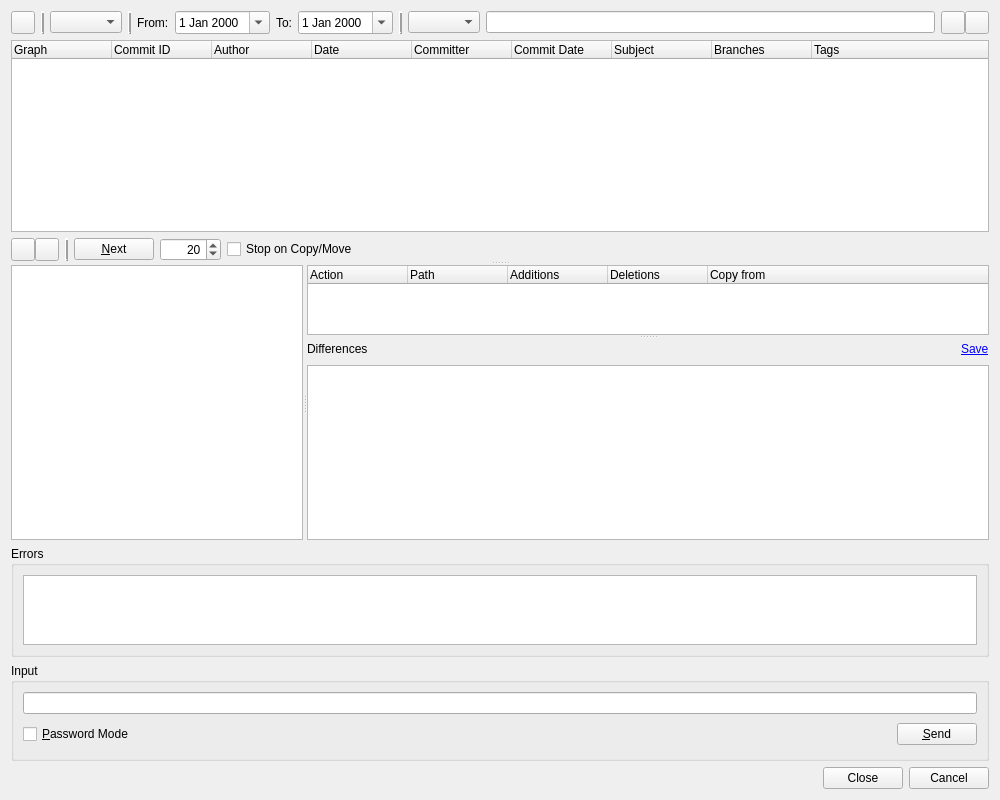
<?xml version="1.0" encoding="UTF-8"?>
<ui version="4.0">
 <class>GitLogBrowserDialog</class>
 <widget class="QWidget" name="GitLogBrowserDialog">
  <property name="geometry">
   <rect>
    <x>0</x>
    <y>0</y>
    <width>1000</width>
    <height>800</height>
   </rect>
  </property>
  <property name="windowTitle">
   <string>Git Log</string>
  </property>
  <layout class="QVBoxLayout" name="verticalLayout_3">
   <item>
    <layout class="QHBoxLayout" name="horizontalLayout_4">
     <item>
      <widget class="QToolButton" name="actionsButton">
       <property name="toolTip">
        <string>Select action from menu</string>
       </property>
       <property name="popupMode">
        <enum>QToolButton::InstantPopup</enum>
       </property>
      </widget>
     </item>
     <item>
      <widget class="Line" name="line_4">
       <property name="frameShadow">
        <enum>QFrame::Raised</enum>
       </property>
       <property name="lineWidth">
        <number>2</number>
       </property>
       <property name="orientation">
        <enum>Qt::Vertical</enum>
       </property>
      </widget>
     </item>
     <item>
      <widget class="QComboBox" name="modeComboBox">
       <property name="toolTip">
        <string>Select the mode (find or filter)</string>
       </property>
      </widget>
     </item>
     <item>
      <widget class="Line" name="line_3">
       <property name="frameShadow">
        <enum>QFrame::Raised</enum>
       </property>
       <property name="lineWidth">
        <number>2</number>
       </property>
       <property name="orientation">
        <enum>Qt::Vertical</enum>
       </property>
      </widget>
     </item>
     <item>
      <widget class="QLabel" name="label">
       <property name="text">
        <string>From:</string>
       </property>
      </widget>
     </item>
     <item>
      <widget class="QDateEdit" name="fromDate">
       <property name="toolTip">
        <string>Enter the start date</string>
       </property>
       <property name="calendarPopup">
        <bool>true</bool>
       </property>
      </widget>
     </item>
     <item>
      <widget class="QLabel" name="label_2">
       <property name="text">
        <string>To:</string>
       </property>
      </widget>
     </item>
     <item>
      <widget class="QDateEdit" name="toDate">
       <property name="toolTip">
        <string>Enter the end date</string>
       </property>
       <property name="calendarPopup">
        <bool>true</bool>
       </property>
      </widget>
     </item>
     <item>
      <widget class="Line" name="line_2">
       <property name="frameShadow">
        <enum>QFrame::Raised</enum>
       </property>
       <property name="lineWidth">
        <number>2</number>
       </property>
       <property name="orientation">
        <enum>Qt::Vertical</enum>
       </property>
      </widget>
     </item>
     <item>
      <widget class="QComboBox" name="fieldCombo">
       <property name="toolTip">
        <string>Select the field to filter on</string>
       </property>
      </widget>
     </item>
     <item>
      <widget class="QLineEdit" name="rxEdit">
       <property name="toolTip">
        <string>Enter the regular expression to filter on or search for</string>
       </property>
       <property name="clearButtonEnabled">
        <bool>true</bool>
       </property>
      </widget>
     </item>
     <item>
      <layout class="QHBoxLayout" name="horizontalLayout_2">
       <property name="spacing">
        <number>0</number>
       </property>
       <item>
        <widget class="QToolButton" name="findPrevButton">
         <property name="toolTip">
          <string>Press to find the previous occurrence</string>
         </property>
        </widget>
       </item>
       <item>
        <widget class="QToolButton" name="findNextButton">
         <property name="toolTip">
          <string>Press to find the next occurrence</string>
         </property>
        </widget>
       </item>
      </layout>
     </item>
    </layout>
   </item>
   <item>
    <widget class="QSplitter" name="mainSplitter">
     <property name="orientation">
      <enum>Qt::Vertical</enum>
     </property>
     <widget class="QWidget" name="layoutWidget">
      <layout class="QVBoxLayout" name="verticalLayout">
       <item>
        <widget class="QTreeWidget" name="logTree">
         <property name="sizePolicy">
          <sizepolicy hsizetype="Expanding" vsizetype="Expanding">
           <horstretch>0</horstretch>
           <verstretch>1</verstretch>
          </sizepolicy>
         </property>
         <property name="contextMenuPolicy">
          <enum>Qt::CustomContextMenu</enum>
         </property>
         <property name="alternatingRowColors">
          <bool>true</bool>
         </property>
         <property name="selectionMode">
          <enum>QAbstractItemView::ExtendedSelection</enum>
         </property>
         <property name="rootIsDecorated">
          <bool>false</bool>
         </property>
         <property name="itemsExpandable">
          <bool>false</bool>
         </property>
         <property name="allColumnsShowFocus">
          <bool>true</bool>
         </property>
         <column>
          <property name="text">
           <string>Graph</string>
          </property>
         </column>
         <column>
          <property name="text">
           <string>Commit ID</string>
          </property>
         </column>
         <column>
          <property name="text">
           <string>Author</string>
          </property>
         </column>
         <column>
          <property name="text">
           <string>Date</string>
          </property>
         </column>
         <column>
          <property name="text">
           <string>Committer</string>
          </property>
         </column>
         <column>
          <property name="text">
           <string>Commit Date</string>
          </property>
         </column>
         <column>
          <property name="text">
           <string>Subject</string>
          </property>
         </column>
         <column>
          <property name="text">
           <string>Branches</string>
          </property>
         </column>
         <column>
          <property name="text">
           <string>Tags</string>
          </property>
         </column>
        </widget>
       </item>
       <item>
        <layout class="QHBoxLayout" name="horizontalLayout_5">
         <item>
          <layout class="QHBoxLayout" name="horizontalLayout">
           <property name="spacing">
            <number>0</number>
           </property>
           <item>
            <widget class="QToolButton" name="upButton">
             <property name="toolTip">
              <string>Press to move up in the log list</string>
             </property>
             <property name="autoRepeat">
              <bool>true</bool>
             </property>
            </widget>
           </item>
           <item>
            <widget class="QToolButton" name="downButton">
             <property name="toolTip">
              <string>Press to move down in the log list</string>
             </property>
             <property name="autoRepeat">
              <bool>true</bool>
             </property>
            </widget>
           </item>
          </layout>
         </item>
         <item>
          <widget class="Line" name="line_5">
           <property name="frameShadow">
            <enum>QFrame::Raised</enum>
           </property>
           <property name="lineWidth">
            <number>2</number>
           </property>
           <property name="orientation">
            <enum>Qt::Vertical</enum>
           </property>
          </widget>
         </item>
         <item>
          <widget class="QPushButton" name="nextButton">
           <property name="toolTip">
            <string>Press to get the next bunch of log entries</string>
           </property>
           <property name="text">
            <string>&amp;Next</string>
           </property>
          </widget>
         </item>
         <item>
          <widget class="QSpinBox" name="limitSpinBox">
           <property name="toolTip">
            <string>Enter the limit of entries to fetch</string>
           </property>
           <property name="alignment">
            <set>Qt::AlignRight|Qt::AlignTrailing|Qt::AlignVCenter</set>
           </property>
           <property name="minimum">
            <number>1</number>
           </property>
           <property name="maximum">
            <number>10000</number>
           </property>
           <property name="value">
            <number>20</number>
           </property>
          </widget>
         </item>
         <item>
          <widget class="QCheckBox" name="stopCheckBox">
           <property name="toolTip">
            <string>Select to stop listing log messages at a copy or move</string>
           </property>
           <property name="text">
            <string>Stop on Copy/Move</string>
           </property>
          </widget>
         </item>
         <item>
          <spacer name="horizontalSpacer">
           <property name="orientation">
            <enum>Qt::Horizontal</enum>
           </property>
           <property name="sizeHint" stdset="0">
            <size>
             <width>40</width>
             <height>20</height>
            </size>
           </property>
          </spacer>
         </item>
         <item>
          <widget class="QLabel" name="sbsSelectLabel">
           <property name="focusPolicy">
            <enum>Qt::StrongFocus</enum>
           </property>
           <property name="text">
            <string/>
           </property>
           <property name="textInteractionFlags">
            <set>Qt::LinksAccessibleByKeyboard|Qt::LinksAccessibleByMouse</set>
           </property>
          </widget>
         </item>
        </layout>
       </item>
      </layout>
     </widget>
     <widget class="QSplitter" name="detailsSplitter">
      <property name="sizePolicy">
       <sizepolicy hsizetype="Expanding" vsizetype="Preferred">
        <horstretch>0</horstretch>
        <verstretch>2</verstretch>
       </sizepolicy>
      </property>
      <property name="orientation">
       <enum>Qt::Horizontal</enum>
      </property>
      <widget class="QTextBrowser" name="detailsEdit">
       <property name="sizePolicy">
        <sizepolicy hsizetype="Expanding" vsizetype="Expanding">
         <horstretch>3</horstretch>
         <verstretch>1</verstretch>
        </sizepolicy>
       </property>
       <property name="readOnly">
        <bool>true</bool>
       </property>
       <property name="openLinks">
        <bool>false</bool>
       </property>
      </widget>
      <widget class="QSplitter" name="diffSplitter">
       <property name="sizePolicy">
        <sizepolicy hsizetype="Preferred" vsizetype="Expanding">
         <horstretch>7</horstretch>
         <verstretch>0</verstretch>
        </sizepolicy>
       </property>
       <property name="orientation">
        <enum>Qt::Vertical</enum>
       </property>
       <widget class="QTreeWidget" name="filesTree">
        <property name="sizePolicy">
         <sizepolicy hsizetype="Expanding" vsizetype="Expanding">
          <horstretch>7</horstretch>
          <verstretch>1</verstretch>
         </sizepolicy>
        </property>
        <property name="alternatingRowColors">
         <bool>true</bool>
        </property>
        <property name="rootIsDecorated">
         <bool>false</bool>
        </property>
        <property name="itemsExpandable">
         <bool>false</bool>
        </property>
        <property name="allColumnsShowFocus">
         <bool>true</bool>
        </property>
        <column>
         <property name="text">
          <string>Action</string>
         </property>
        </column>
        <column>
         <property name="text">
          <string>Path</string>
         </property>
        </column>
        <column>
         <property name="text">
          <string>Additions</string>
         </property>
        </column>
        <column>
         <property name="text">
          <string>Deletions</string>
         </property>
        </column>
        <column>
         <property name="text">
          <string>Copy from</string>
         </property>
        </column>
       </widget>
       <widget class="QWidget" name="layoutWidget_2">
        <layout class="QVBoxLayout" name="verticalLayout_2">
         <item>
          <layout class="QHBoxLayout" name="horizontalLayout_3">
           <item>
            <widget class="QLabel" name="diffLabel">
             <property name="text">
              <string>Differences</string>
             </property>
            </widget>
           </item>
           <item>
            <spacer name="horizontalSpacer_3">
             <property name="orientation">
              <enum>Qt::Horizontal</enum>
             </property>
             <property name="sizeHint" stdset="0">
              <size>
               <width>40</width>
               <height>20</height>
              </size>
             </property>
            </spacer>
           </item>
           <item>
            <widget class="QLabel" name="diffSelectLabel">
             <property name="focusPolicy">
              <enum>Qt::StrongFocus</enum>
             </property>
             <property name="text">
              <string/>
             </property>
             <property name="textInteractionFlags">
              <set>Qt::LinksAccessibleByKeyboard|Qt::LinksAccessibleByMouse</set>
             </property>
            </widget>
           </item>
           <item>
            <widget class="QLabel" name="saveLabel">
             <property name="focusPolicy">
              <enum>Qt::StrongFocus</enum>
             </property>
             <property name="text">
              <string>&lt;a href=&quot;save:me&quot;&gt;Save&lt;/a&gt;</string>
             </property>
             <property name="textInteractionFlags">
              <set>Qt::LinksAccessibleByKeyboard|Qt::LinksAccessibleByMouse</set>
             </property>
            </widget>
           </item>
          </layout>
         </item>
         <item>
          <widget class="QPlainTextEdit" name="diffEdit">
           <property name="sizePolicy">
            <sizepolicy hsizetype="Expanding" vsizetype="Expanding">
             <horstretch>7</horstretch>
             <verstretch>2</verstretch>
            </sizepolicy>
           </property>
           <property name="lineWrapMode">
            <enum>QPlainTextEdit::NoWrap</enum>
           </property>
           <property name="readOnly">
            <bool>true</bool>
           </property>
           <property name="tabStopDistance">
            <double>8.000000000000000</double>
           </property>
          </widget>
         </item>
        </layout>
       </widget>
      </widget>
     </widget>
    </widget>
   </item>
   <item>
    <widget class="QGroupBox" name="errorGroup">
     <property name="sizePolicy">
      <sizepolicy hsizetype="Preferred" vsizetype="Expanding">
       <horstretch>0</horstretch>
       <verstretch>1</verstretch>
      </sizepolicy>
     </property>
     <property name="title">
      <string>Errors</string>
     </property>
     <layout class="QVBoxLayout">
      <item>
       <widget class="QTextEdit" name="errors">
        <property name="whatsThis">
         <string>&lt;b&gt;Git log errors&lt;/b&gt;&lt;p&gt;This shows possible error messages of the git log command.&lt;/p&gt;</string>
        </property>
        <property name="readOnly">
         <bool>true</bool>
        </property>
        <property name="acceptRichText">
         <bool>false</bool>
        </property>
       </widget>
      </item>
     </layout>
    </widget>
   </item>
   <item>
    <widget class="QGroupBox" name="inputGroup">
     <property name="title">
      <string>Input</string>
     </property>
     <layout class="QGridLayout">
      <item row="1" column="1">
       <spacer>
        <property name="orientation">
         <enum>Qt::Horizontal</enum>
        </property>
        <property name="sizeType">
         <enum>QSizePolicy::Expanding</enum>
        </property>
        <property name="sizeHint" stdset="0">
         <size>
          <width>327</width>
          <height>29</height>
         </size>
        </property>
       </spacer>
      </item>
      <item row="1" column="2">
       <widget class="QPushButton" name="sendButton">
        <property name="toolTip">
         <string>Press to send the input to the git process</string>
        </property>
        <property name="text">
         <string>&amp;Send</string>
        </property>
        <property name="shortcut">
         <string>Alt+S</string>
        </property>
       </widget>
      </item>
      <item row="0" column="0" colspan="3">
       <widget class="QLineEdit" name="input">
        <property name="toolTip">
         <string>Enter data to be sent to the git process</string>
        </property>
       </widget>
      </item>
      <item row="1" column="0">
       <widget class="QCheckBox" name="passwordCheckBox">
        <property name="toolTip">
         <string>Select to switch the input field to password mode</string>
        </property>
        <property name="text">
         <string>&amp;Password Mode</string>
        </property>
        <property name="shortcut">
         <string>Alt+P</string>
        </property>
       </widget>
      </item>
     </layout>
    </widget>
   </item>
   <item>
    <widget class="QDialogButtonBox" name="buttonBox">
     <property name="orientation">
      <enum>Qt::Horizontal</enum>
     </property>
     <property name="standardButtons">
      <set>QDialogButtonBox::Cancel|QDialogButtonBox::Close</set>
     </property>
    </widget>
   </item>
  </layout>
 </widget>
 <tabstops>
  <tabstop>actionsButton</tabstop>
  <tabstop>modeComboBox</tabstop>
  <tabstop>fromDate</tabstop>
  <tabstop>toDate</tabstop>
  <tabstop>fieldCombo</tabstop>
  <tabstop>rxEdit</tabstop>
  <tabstop>findPrevButton</tabstop>
  <tabstop>findNextButton</tabstop>
  <tabstop>logTree</tabstop>
  <tabstop>upButton</tabstop>
  <tabstop>downButton</tabstop>
  <tabstop>nextButton</tabstop>
  <tabstop>limitSpinBox</tabstop>
  <tabstop>stopCheckBox</tabstop>
  <tabstop>sbsSelectLabel</tabstop>
  <tabstop>detailsEdit</tabstop>
  <tabstop>filesTree</tabstop>
  <tabstop>diffSelectLabel</tabstop>
  <tabstop>saveLabel</tabstop>
  <tabstop>diffEdit</tabstop>
  <tabstop>errors</tabstop>
  <tabstop>input</tabstop>
  <tabstop>passwordCheckBox</tabstop>
  <tabstop>sendButton</tabstop>
 </tabstops>
 <resources/>
 <connections/>
</ui>
